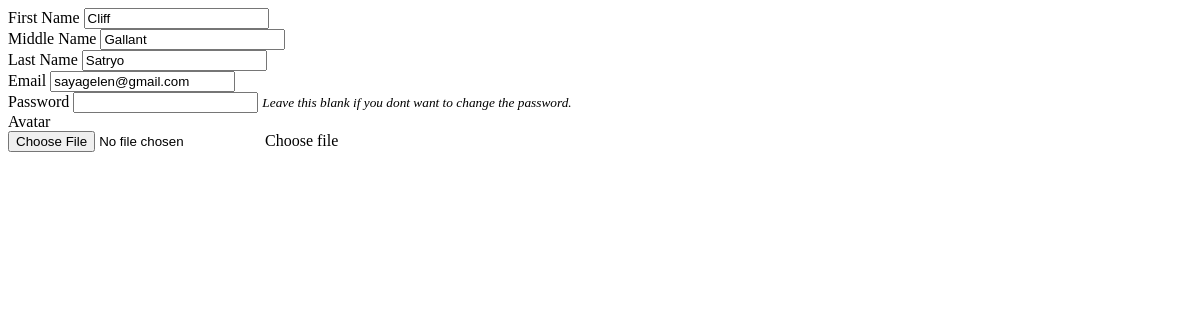
Page /manage_user.php?id=3 on the earlier database version.
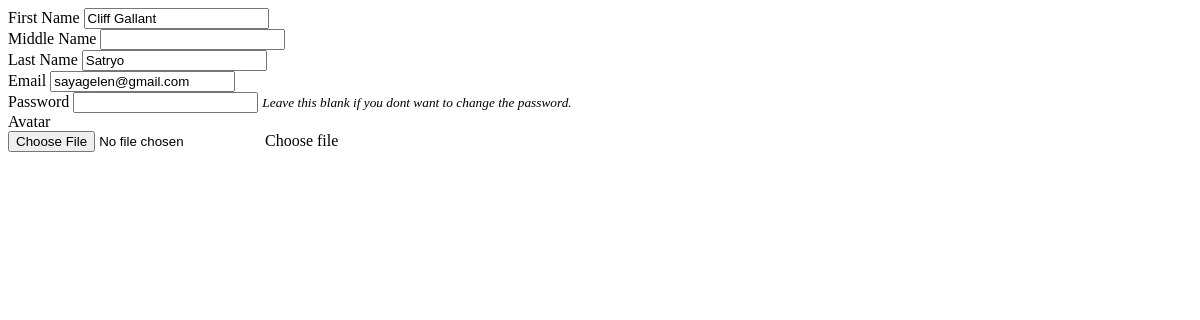
Same page on the later database version.
### tables this page shows
CREATE TABLE `users` (
  `id` int(30) NOT NULL,
  `firstname` varchar(200) NOT NULL,
  `lastname` varchar(200) NOT NULL,
  `middlename` varchar(200) NOT NULL,
  `contact` varchar(100) NOT NULL,
  `address` text NOT NULL,
  `email` varchar(200) NOT NULL,
  `password` text NOT NULL,
  `type` tinyint(1) NOT NULL DEFAULT 2 COMMENT '1=Admin,2= users',
  `avatar` text NOT NULL,
  `date_created` datetime NOT NULL DEFAULT current_timestamp()
);

### manage_user.php (the view, shortened to what this page needs)
<?php
include('db_connect.php');
if(isset($_GET['id'])){
$user = $conn->query("SELECT * FROM users where id =".$_GET['id']);
foreach($user->fetch_array() as $k =>$v){
	$meta[$k] = $v;
}
}
?>
<div class="container-fluid">
	<form action="" id="manage-user">
		<div class="form-group">
			<label for="name">First Name</label>
			<input type="text" name="firstname" id="firstname" class="form-control" value="<?php echo isset($meta['firstname']) ? $meta['firstname']: '' ?>" required>
		</div>
		<div class="form-group">
			<label for="name">Middle Name</label>
			<input type="text" name="middlename" id="middlename" class="form-control" value="<?php echo isset($meta['middlename']) ? $meta['middlename']: '' ?>">
		</div>
		<div class="form-group">
			<label for="name">Last Name</label>
			<input type="text" name="lastname" id="lastname" class="form-control" value="<?php echo isset($meta['lastname']) ? $meta['lastname']: '' ?>" required>
		</div>
		<div class="form-group">
			<label for="username">Email</label>
			<input type="text" name="email" id="email" class="form-control" value="<?php echo isset($meta['email']) ? $meta['email']: '' ?>" required  autocomplete="off">
		</div>
		<div class="form-group">
			<label for="password">Password</label>
			<input type="password" name="password" id="password" class="form-control" value="" autocomplete="off">
			<small><i>Leave this blank if you dont want to change the password.</i></small>
		</div>
		<div class="form-group">
			<label for="" class="control-label">Avatar</label>
			<div class="custom-file">
	          <input type="file" class="custom-file-input" id="customFile" name="img" onchange="displayImg(this,$(this))">
	          <label class="custom-file-label" for="customFile">Choose file</label>
	        </div>
		</div>
	</form>
</div>

Differences in the rows shown:
changed users "Satryo": firstname "Cliff" → "Cliff Gallant"; middlename "Gallant" → (not shown)
